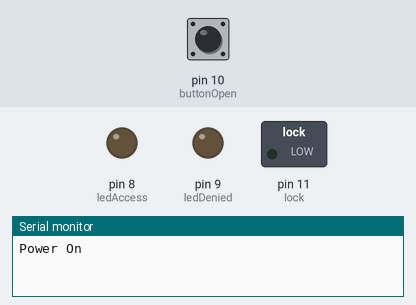
Simulated run of this sketch. Board: Arduino Uno, built with avr-gcc and run on an emulated ATmega328P. On the bench: switched loads named in the sketch (green lamp = pin HIGH), output pins drawn as LEDs (lit = HIGH), the last lines printed to the serial monitor. The test bench sets the inputs (shaded band); at power-on: pin 10 (buttonOpen) HIGH.

Above: at 0.1 s.
At 1.8 s:
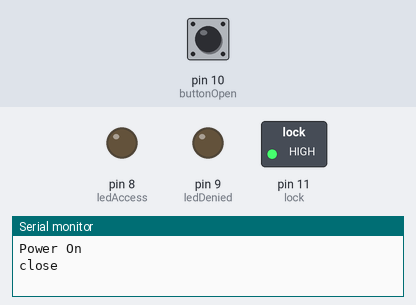
1.9 s: pin 10 (buttonOpen) pulled LOW for 3.2 s
At 2.7 s:
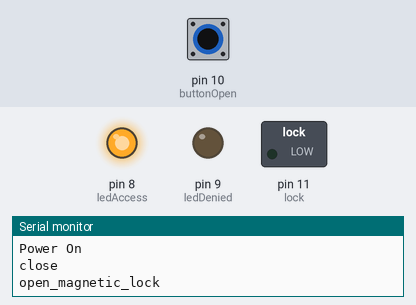
Timing chart, 0 to 7.4 s (numbered marks = the images above; inputs shaded):
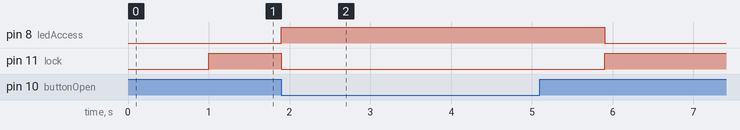

The sketch:

skud-lock-and-led.ino
```cpp
#define row1  12                         // Строки клавиатуры
#define row2  2
#define row3  3
#define row4  4
#define column1 5                        // Колонки клавиатуры
#define column2 6
#define column3 7
#define ledAccess 8                      // Светодиод - разрешающий
#define ledDenied 9                      // Светодиод - запрещающий
#define buttonOpen 10                    // Кнопка разблокировки
#define lock 11                          // Контакт замка
#define buzzer 12                        // Контакт динамика

//переменные времени
uint8_t buttonTime;                      // Переменная времени дребезга кнопки открытия
uint16_t openLockTime;                   // Переменная времени задержки открытия времени замка
uint16_t openTime;                       // Время открытия замка

bool lockType;                            // Тип замка - электромеханический = 1. Электромагнитный будет = 0

//массивы для клавиатуры
byte keypadOut[4] {row1, row2, row3, row4};    // Пины строк - на них будем подавать напряжение
byte keypadIn[3] {column1, column2, column3};  // Пины колонок - отсюда будем считывать напряжение

const char keyboardValue[4][3]          // Создаём двумерный массив
{ {'1', '2', '3'},                      // Структура клаиватуры
  {'4', '5', '6'},
  {'7', '8', '9'},
  {'*', '0', '#'}
};

char keyboardResult;                    // Переменная, куда назначается число из массива(номер кнопки)


void setup()
{
  Serial.begin(9600);
  Serial.println("Power On");

  pinMode(buttonOpen, INPUT);             // Конфигурируем контакт кнопки на вход с подтяжкой
  digitalWrite(buttonOpen, HIGH);
  pinMode(lock, OUTPUT);                  // Конфигурируем контакт замка на выход
  pinMode(ledAccess, OUTPUT);             // Конфигурируем разрешающий светодиод
  pinMode(ledDenied, OUTPUT);             // Конфигурируем запрещающий светодиод
  pinMode(buzzer, OUTPUT);                // Конфигурируем зуммер

  pinMode(row1, OUTPUT);                  // Инициализируем порты на выход (подают нули на столбцы)
  pinMode(row2, OUTPUT);
  pinMode(row3, OUTPUT);
  pinMode(row4, OUTPUT);

  pinMode (column1, INPUT);               // Входные порты колонок клавиатуры настроены на вход
  pinMode (column2, INPUT);
  pinMode (column3, INPUT);

  lockType = 0;                           // Задаём тип замка
  openTime = 1000;                        // Задаём время открытия замка
}


void key_scan ()
{
  for (int r = 1; r <= 4; r++)                           // Цикл for, меняющий номер выхода
  {
    digitalWrite(keypadOut[r - 1], LOW);                 // Подаём низкий уровень на выход
    for (int c = 1; c <= 3; c++)                         // Цикл for, меняющий номер входа
    {
      if (digitalRead(keypadIn[c - 1]) == LOW)           // Цикл перебора строк
      {
        delay(50);
        while (digitalRead(keypadIn[c - 1]) == LOW) {}   // Пока кнопка нажата
        {
          Serial.print(keyboardValue[r - 1][c - 1]);
        }

      }
    }
    delay(10);
    digitalWrite(keypadOut[r - 1], HIGH);               // подаём обратно высокий уровень
  }
}

void lock_open()
{
  openLockTime = millis();          // Сбрасываем переменную времени openLockTime, чтобы могла сработать функция закрытия
  if (lockType == 1)                // Если замок электромеханический, то
  {
    digitalWrite(lock, HIGH);       // Подаём напряжение на замок
    digitalWrite(ledAccess, HIGH);  // Индицируем, что дверь открыта
    Serial.println("open_electric_lock");
  }
  else if (lockType == 0)           // Если замок электромагнитный
  {
    digitalWrite(lock, LOW);        // Снимаем напряжение на замке
    digitalWrite(ledAccess, HIGH);  // Индицируем, что дверь открыта
    Serial.println("open_magnetic_lock");
  }
}

void lock_close()
{
  if (millis() - openLockTime > openTime && lockType == 1 && digitalRead(lock) == HIGH) // Задержка время открытия при электрическом замке
  {
    digitalWrite(lock, LOW);      // Снимаем напряжение замка
    digitalWrite(ledAccess, LOW); // Снимаем напряжение светодиода
    Serial.println("close");
  }
  else if (millis() - openLockTime > openTime && lockType == 0 && digitalRead(lock) == LOW) // Задержка время открытия при электромагнитном замке
  {
    digitalWrite(lock, HIGH);     // Подаём напряжение замка
    digitalWrite(ledAccess, LOW); // Снимаем напряжение светодиода
    Serial.println("close");
  }
}

void open_button()
{
  if (millis() - buttonTime > 70 && lockType == 1 && digitalRead(lock) == LOW) // Проверяем условия для электромеханического замка
  {
    buttonTime = millis();                   // Сбрасываем переменную времени сканирования кнопки
    if (digitalRead(buttonOpen) == LOW )     // Если кнопка открытия нажата
    {
      lock_open();                           // Запускаем функцию открытия замка
    }
  }
  if (millis() - buttonTime > 70 && lockType == 0 && digitalRead(lock) == HIGH) // Проверяем условия для электромагнитного замка
  {
    buttonTime = millis();                    // Сбрасываем переменную времени сканирования кнопки
    if (digitalRead(buttonOpen) == LOW )      // Если кнопка открытия нажата,
    {
      lock_open();                            // Запускаем функцию открытия замка
    }
  }
}

void loop() {
  //  key_scan ();
  open_button();
  lock_close();
}
```

Measured:
- after the input at 1.9 s, pin 8 (ledAccess): LOW → HIGH at once, → LOW 4.0 s later; pin 11 (lock): HIGH → LOW at once, → HIGH 4.0 s later
